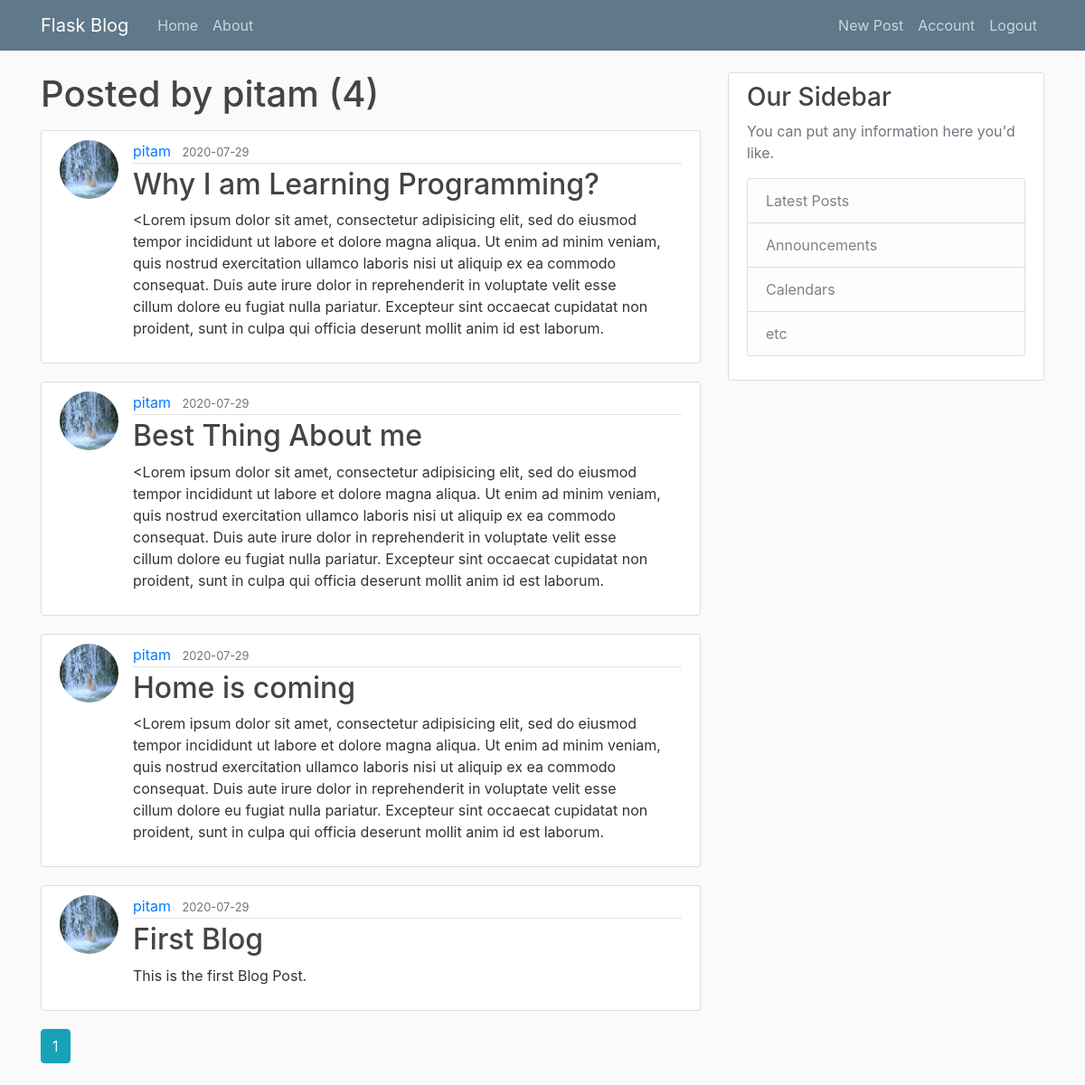
The app's page /user/pitam (signed in) with its own data.
### flaskblog/models.py (models this page shows, shortened)
class User(db.Model, UserMixin):
	id = db.Column(db.Integer, primary_key = True)
	username = db.Column(db.String(20), unique = True, nullable = False)
	email = db.Column(db.String(120), unique = True, nullable = False)
	image_file = db.Column(db.String(20), nullable = False, default = 'default.jpg')
	password = db.Column(db.String(60), nullable = False)
	posts = db.relationship('Post', backref = 'author', lazy = True)

class Post(db.Model):
	id = db.Column(db.Integer, primary_key = True)
	title = db.Column(db.String(200), nullable = False)
	date_posted = db.Column(db.DateTime, nullable = False, default = datetime.utcnow)
	content = db.Column(db.Text, nullable = False)
	user_id = db.Column(db.Integer, db.ForeignKey('user.id'), nullable = False)

### flaskblog/users/routes.py (the view)
@users.route('/user/<string:username>')
def user_posts(username):
	page = request.args.get('page', 1, type = int)
	user = User.query.filter_by(username=username).first_or_404()
	posts = Post.query.filter_by(author = user).order_by(Post.date_posted.desc()).paginate(page = page, per_page = 5)
	return render_template('user_post.html', posts = posts, user = user)

### flaskblog/models.py (called while the page is built)
@login_manager.user_loader
def load_user(user_id):
	return User.query.get(int(user_id))

### flaskblog/templates/user_post.html
{% extends 'layout.html' %}
{% block content %}
	<h1 class="mb-3">Posted by {{ user.username}} ({{ posts.total}})</h1>
	{% for post in posts.items %}
		<article class="media content-section">
			<img class="rounded-circle article-img" src="{{ url_for('static', filename = 'profile_pics/' + post.author.image_file) }}">
		  <div class="media-body">
		    <div class="article-metadata">
		      <a class="mr-2" href="{{ url_for('users.user_posts', username=post.author.username) }}">{{ post.author.username }}</a>
		      <small class="text-muted">{{ post.date_posted.strftime('%Y-%m-%d') }}</small>
		    </div>
		    <h2><a class="article-title" href="{{ url_for('posts.post', post_id = post.id) }}">{{ post.title }}</a></h2>
		    <p class="article-content">{{ post.content }}</p>
		  </div>
		</article>
	{% endfor %}
	{% for page_num in posts.iter_pages(left_edge = 1, right_edge = 1, left_current = 1, right_current = 2) %}
		{% if page_num %}
			{% if posts.page == page_num %}
				<a class = 'btn btn-info mb-4' href="{{ url_for('users.user_posts', username = user.username, page = page_num) }}">{{ page_num }}</a>
			{% else %}
				<a class = 'btn btn-outline-info mb-4' href="{{ url_for('users.user_posts', username = user.username, page = page_num) }}">{{ page_num }}</a>
			{% endif %}
		{% else%}
			...
		{% endif %}
	{% endfor %}
{% endblock %}

### flaskblog/static/main.css (style rules this page uses)
body { background: #fafafa; color: #333333; margin-top: 5rem; }
h1, h2, h3, h4, h5, h6 { color: #444444; }
.content-section { background: #ffffff; padding: 10px 20px; border: 1px solid #dddddd; border-radius: 3px; margin-bottom: 20px; }
.article-title { color: #444444; }
.article-content { white-space: pre-line; }
.article-img { height: 65px; width: 65px; margin-right: 16px; }
.article-metadata { padding-bottom: 1px; margin-bottom: 4px; border-bottom: 1px solid #e3e3e3 }

### records on screen
User: username "pitam"
Post: image_file (picture), author.username "pitam", date_posted "2020-07-29", title "Why I am Learning Programming?", content "<Lorem ipsum dolor sit amet, consectetur adipisicing elit, sed do eiusmod tempor incididunt ut labore et dolore magna aliqua. Ut enim ad minim veniam, quis nostrud exercitation ullamco laboris nisi ut aliquip ex ea commodo consequat. Duis aute irure dolor in reprehenderit in voluptate velit esse cillum dolore eu fugiat nulla pariatur. Excepteur sint occaecat cupidatat non proident, sunt in culpa qui officia deserunt mollit anim id est laborum."
Post: image_file (picture), author.username "pitam", date_posted "2020-07-29", title "Best Thing About me", content "<Lorem ipsum dolor sit amet, consectetur adipisicing elit, sed do eiusmod tempor incididunt ut labore et dolore magna aliqua. Ut enim ad minim veniam, quis nostrud exercitation ullamco laboris nisi ut aliquip ex ea commodo consequat. Duis aute irure dolor in reprehenderit in voluptate velit esse cillum dolore eu fugiat nulla pariatur. Excepteur sint occaecat cupidatat non proident, sunt in culpa qui officia deserunt mollit anim id est laborum."
Post: image_file (picture), author.username "pitam", date_posted "2020-07-29", title "Home is coming", content "<Lorem ipsum dolor sit amet, consectetur adipisicing elit, sed do eiusmod tempor incididunt ut labore et dolore magna aliqua. Ut enim ad minim veniam, quis nostrud exercitation ullamco laboris nisi ut aliquip ex ea commodo consequat. Duis aute irure dolor in reprehenderit in voluptate velit esse cillum dolore eu fugiat nulla pariatur. Excepteur sint occaecat cupidatat non proident, sunt in culpa qui officia deserunt mollit anim id est laborum."
Post: image_file (picture), author.username "pitam", date_posted "2020-07-29", title "First Blog", content "This is the first Blog Post."

### other values on screen
{{ posts.total }} "4"
{{ page_num }} "1"
